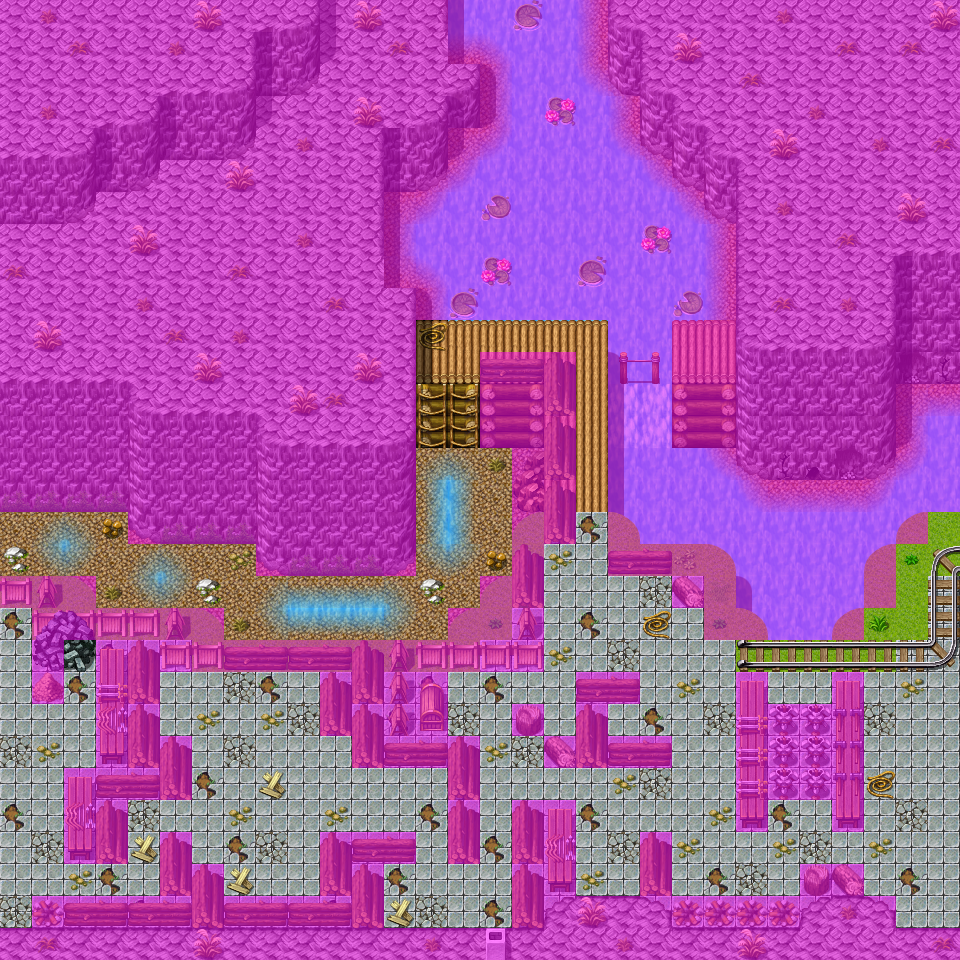

Rendered tile map (Tiled .tmx) drawn with the repository's tilesets; below, a short description and the map source with its tile grids summarised:
An orthogonal 30x30 tile map with 32x32 px tiles, 4 tile layers (Ground, Objects, Above, Walkable), 17 hidden layers not drawn, 13 tilesets and 49 objects (32x script, 5x spawn, 5x key, 4x replace, 3x mapchange).

<map version="1.0" orientation="orthogonal" width="30" height="30" tilewidth="32" tileheight="32">
    <tileset firstgid="1" name="map_3" tilewidth="32" tileheight="32">
        <image source="../drawable/map_3.png" width="256" height="256" />
    </tileset>
    <tileset firstgid="65" name="map_4" tilewidth="32" tileheight="32">
        <image source="../drawable/map_4.png" width="256" height="256" />
    </tileset>
    <tileset firstgid="129" name="map_0" tilewidth="32" tileheight="32">
        <image source="../drawable/map_0.png" width="256" height="256" />
    </tileset>
    <tileset firstgid="193" name="map_6" tilewidth="32" tileheight="32">
        <image source="../drawable/map_6.png" width="256" height="256" />
    </tileset>
    <tileset firstgid="257" name="map_19" tilewidth="32" tileheight="32">
        <image source="../drawable/map_19.png" width="256" height="256" />
    </tileset>
    <tileset firstgid="321" name="map_2" tilewidth="32" tileheight="32">
        <image source="../drawable/map_2.png" width="256" height="256" />
    </tileset>
    <tileset firstgid="385" name="map_1" tilewidth="32" tileheight="32">
        <image source="../drawable/map_1.png" width="256" height="256" />
    </tileset>
    <tileset firstgid="449" name="map_7" tilewidth="32" tileheight="32">
        <image source="../drawable/map_7.png" width="256" height="256" />
    </tileset>
    <tileset firstgid="513" name="map_5" tilewidth="32" tileheight="32">
        <image source="../drawable/map_5.png" width="256" height="256" />
    </tileset>
    <tileset firstgid="577" name="map_9" tilewidth="32" tileheight="32">
        <image source="../drawable/map_9.png" width="256" height="256" />
    </tileset>
    <tileset firstgid="641" name="map_17" tilewidth="32" tileheight="32">
        <image source="../drawable/map_17.png" width="256" height="256" />
    </tileset>
    <tileset firstgid="705" name="map_8" tilewidth="32" tileheight="32">
        <image source="../drawable/map_8.png" width="256" height="256" />
    </tileset>
    <tileset firstgid="769" name="map_11" tilewidth="32" tileheight="32">
        <image source="../drawable/map_11.png" width="256" height="256" />
    </tileset>
    <layer name="Ground" width="30" height="30">
        <data>[900 cells, 900 non-empty, 25 distinct tile ids]</data>
    </layer>
    <layer name="Ground_1" width="30" height="30" visible="0">
        <data>[900 cells, 900 non-empty, 25 distinct tile ids]</data>
    </layer>
    <layer name="Ground_2" width="30" height="30" visible="0">
        <data>[900 cells, 900 non-empty, 27 distinct tile ids]</data>
    </layer>
    <layer name="Ground_3" width="30" height="30" visible="0">
        <data>[900 cells, 900 non-empty, 26 distinct tile ids]</data>
    </layer>
    <layer name="Ground_9" width="30" height="30" visible="0">
        <data>[900 cells, 900 non-empty, 25 distinct tile ids]</data>
    </layer>
    <layer name="Objects" width="30" height="30">
        <data>[900 cells, 387 non-empty, 71 distinct tile ids]</data>
    </layer>
    <layer name="Objects_1" width="30" height="30" visible="0">
        <data>[900 cells, 390 non-empty, 76 distinct tile ids]</data>
    </layer>
    <layer name="Objects_2" width="30" height="30" visible="0">
        <data>[900 cells, 375 non-empty, 80 distinct tile ids]</data>
    </layer>
    <layer name="Objects_3" width="30" height="30" visible="0">
        <data>[900 cells, 345 non-empty, 70 distinct tile ids]</data>
    </layer>
    <layer name="Objects_9" width="30" height="30" visible="0">
        <data>[900 cells, 387 non-empty, 71 distinct tile ids]</data>
    </layer>
    <layer name="Above" width="30" height="30">
        <data>[900 cells, 69 non-empty, 17 distinct tile ids]</data>
    </layer>
    <layer name="Above_1" width="30" height="30" visible="0">
        <data>[900 cells, 73 non-empty, 19 distinct tile ids]</data>
    </layer>
    <layer name="Above_2" width="30" height="30" visible="0">
        <data>[900 cells, 71 non-empty, 18 distinct tile ids]</data>
    </layer>
    <layer name="Above_3" width="30" height="30" visible="0">
        <data>[900 cells, 101 non-empty, 18 distinct tile ids]</data>
    </layer>
    <layer name="Above_9" width="30" height="30" visible="0">
        <data>[900 cells, 68 non-empty, 16 distinct tile ids]</data>
    </layer>
    <layer name="Top" width="30" height="30" visible="0">
        <data>[900 cells, 7 non-empty, 3 distinct tile ids]</data>
    </layer>
    <layer name="Top_1" width="30" height="30" visible="0">
        <data>[900 cells, 7 non-empty, 3 distinct tile ids]</data>
    </layer>
    <layer name="Top_2" width="30" height="30" visible="0">
        <data>[900 cells, 7 non-empty, 3 distinct tile ids]</data>
    </layer>
    <layer name="Top_3" width="30" height="30" visible="0">
        <data>[900 cells, 6 non-empty, 3 distinct tile ids]</data>
    </layer>
    <layer name="Top_9" width="30" height="30" visible="0">
        <data>[900 cells, 7 non-empty, 3 distinct tile ids]</data>
    </layer>
    <layer name="Walkable" width="30" height="30">
        <data>[900 cells, 660 non-empty, 1 distinct tile ids]</data>
    </layer>
    <objectgroup name="Mapevents">
        <object name="west_lower" type="mapchange" x="0" y="512" width="32" height="64">
            <properties>
                <property name="map" value="brimhaven4" />
                <property name="place" value="east_lower" />
            </properties>
        </object>
        <object name="west_upper" type="mapchange" x="0" y="608" width="32" height="320">
            <properties>
                <property name="map" value="brimhaven4" />
                <property name="place" value="east_upper" />
            </properties>
        </object>
        <object name="east" type="mapchange" x="928" y="512" width="32" height="416">
            <properties>
                <property name="map" value="brimhaven3" />
                <property name="place" value="west" />
            </properties>
        </object>
        <object name="brv_employer_put_boulder" type="script" x="448" y="320" width="32" height="32" />
        <object name="brv_flood_0" type="script" x="480" y="448" width="32" height="32" />
        <object name="brv_flood_1" type="script" x="416" y="512" width="96" height="64" />
        <object name="brv_flood_1a" type="script" x="416" y="352" width="64" height="64" />
        <object name="brv_flood_2" type="script" x="288" y="576" width="64" height="64" />
        <object name="brv_flood_2a" type="script" x="544" y="512" width="64" height="64" />
        <object name="brv_flood_2_warning" type="script" x="384" y="576" width="32" height="64" />
        <object name="brv_flood_key_set1" type="script" x="416" y="480" width="96" height="32" />
        <object name="brv_flood_key_set1a" type="script" x="416" y="416" width="64" height="32" />
        <object name="brv_flood_20_5" type="script" x="512" y="672" width="64" height="128" />
        <object name="brv_flood_1a" type="script" x="544" y="640" width="64" height="32" />
        <object name="brv_flood_1a" type="script" x="480" y="672" width="32" height="160" />
        <object name="brv_flood_1a" type="script" x="576" y="768" width="32" height="64" />
        <object name="brv_flood_2a" type="script" x="736" y="640" width="32" height="256" />
        </objectgroup>
    <objectgroup name="Mapevents_boulders" visible="0">
        <properties>
            <property name="active" value="false" />
        </properties>
        <!-- 17 objects omitted --></objectgroup>
    <objectgroup name="Spawn" visible="0">
        <!-- 5 objects omitted --></objectgroup>
    <objectgroup name="Keys" visible="0">
        <!-- 5 objects omitted --></objectgroup>
    <objectgroup name="Replace" visible="0">
        <!-- 4 objects omitted --></objectgroup>
</map>
<!-- 32 of 49 objects omitted -->
